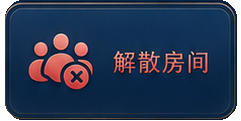
#> input picture assets/V7/ingame_menu_dissolve_exact.png, 241 x 121 px
$ python -i extract_v7_ingame_menu_exact_assets.py   (imports and definitions only)
#> lines starting #> are read from the running program, lines starting #| are printed output that depends on the picture; after the words box and inside, x2 and y2 are one past the last pixel; in counts of white or black regions, pixels touching at a corner belong together
#> further down, picture is the input picture: PIL image 241x121 RGBA; mean R, G, B, A 34.6, 48.1, 73.5, 240.9
#> in make_panel, `panel = source.crop((16, 151, 541, 779)).convert("RGBA")`: panel: PIL image 525x628 RGBA; every value is 0
#!/usr/bin/env python3
"""Extract the approved V7 in-room menu art and matching shortcut icons.

The menu title, lettering and menu icons come directly from the confirmed
effect image.  Only the clean fixed panel surface and circular icon plates are
reconstructed so no sample text or coloured button remains baked into a
dynamic state.
"""

from __future__ import annotations

import json
import math
import uuid
from pathlib import Path

from PIL import Image, ImageDraw, ImageFilter, ImageFont


ROOT = Path(__file__).resolve().parents[1]
SOURCE = (
    ROOT
    / "design-previews"
    / "2026-09-07-V7桌内统一风格重设计-v6"
    / "01-左上角小型牌局菜单.png"
)
PLAYER_SOURCE = (
    ROOT
    / "design-previews"
    / "2026-09-07-V7桌内统一风格重设计-v6"
    / "05-玩家信息弹窗.png"
)
OUT = ROOT / "assets" / "resources" / "V7"
FONT = ROOT / "assets" / "font" / "PingFF.ttf"
UUID_NAMESPACE = uuid.UUID("c0b3cf52-1098-4f79-8f7f-e6f92a499973")


BUTTON_BOXES = {
    "ingame_menu_watch_exact.png": (38, 243, 279, 362),
    "ingame_menu_chips_exact.png": (292, 243, 525, 362),
    "ingame_menu_seat_exact.png": (38, 373, 279, 492),
    "ingame_menu_cards_exact.png": (292, 373, 525, 492),
    "ingame_menu_settings_exact.png": (38, 502, 279, 622),
    "ingame_menu_dissolve_exact.png": (292, 502, 525, 622),
    "ingame_menu_service_exact.png": (38, 632, 279, 753),
    "ingame_menu_exit_exact.png": (292, 632, 525, 753),
}


def stable_uuid(label: str) -> str:
    return str(uuid.uuid5(UUID_NAMESPACE, label))


def write_meta(path: Path) -> None:
    with Image.open(path) as image:
        width, height = image.size
    raw_uuid = stable_uuid("raw:" + path.name)
    frame_uuid = stable_uuid("frame:" + path.name)
    meta = {
        "ver": "2.3.7",
        "uuid": raw_uuid,
        "importer": "texture",
        "type": "sprite",
        "wrapMode": "clamp",
        "filterMode": "bilinear",
        "premultiplyAlpha": False,
        "genMipmaps": False,
        "packable": False,
        "width": width,
        "height": height,
        "platformSettings": {},
        "subMetas": {
            path.stem: {
                "ver": "1.0.6",
                "uuid": frame_uuid,
                "importer": "sprite-frame",
                "rawTextureUuid": raw_uuid,
                "trimType": "none",
                "trimThreshold": 1,
                "rotated": False,
                "offsetX": 0,
                "offsetY": 0,
                "trimX": 0,
                "trimY": 0,
                "width": width,
                "height": height,
                "rawWidth": width,
                "rawHeight": height,
                "borderTop": 0,
                "borderBottom": 0,
                "borderLeft": 0,
                "borderRight": 0,
                "subMetas": {},
            }
        },
    }
    path.with_suffix(path.suffix + ".meta").write_text(
        json.dumps(meta, ensure_ascii=False, indent=2) + "\n", encoding="utf-8"
    )


def save(image: Image.Image, name: str) -> None:
    path = OUT / name
    image.save(path, optimize=True)
    write_meta(path)


def vertical_gradient(size: tuple[int, int]) -> Image.Image:
#> called with size = (490, 519)
    width, height = size
    result = Image.new("RGBA", size)
#> result: PIL image 490x519 RGBA; every value is 0
    draw = ImageDraw.Draw(result)
    top = (12, 61, 99, 255)
    bottom = (5, 34, 59, 255)
    for y in range(height):
        ratio = y / max(1, height - 1)
        colour = tuple(
            round(top[channel] * (1 - ratio) + bottom[channel] * ratio)
            for channel in range(4)
        )
        draw.line((0, y, width, y), fill=colour)
    return result


def make_panel(source: Image.Image) -> None:
    panel = source.crop((16, 151, 541, 779)).convert("RGBA")

    # Replace the baked button grid by one continuous clean surface.  The
    # title, separator, outer gold line and rounded corners remain direct-cut.
    content_box = (20, 90, 510, 609)
    clean = vertical_gradient((content_box[2] - content_box[0], content_box[3] - content_box[1]))
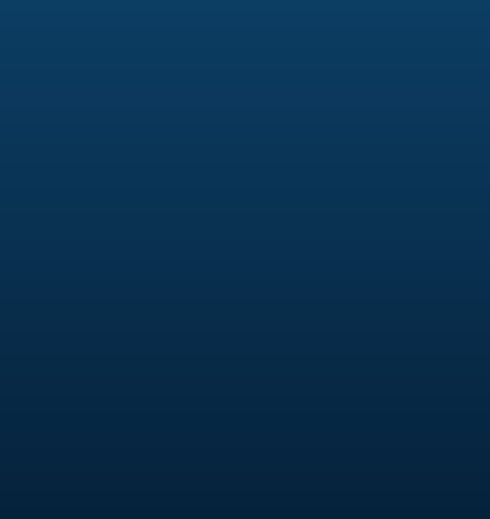
#> clean: PIL image 490x519 RGBA; mean R, G, B, A 8.5, 47.5, 79, 255
    texture = source.crop((552, 151, 941, 779)).convert("RGBA")
#> texture: PIL image 389x628 RGBA; every value is 0
    texture = texture.resize(clean.size, Image.Resampling.LANCZOS)
    texture = texture.filter(ImageFilter.GaussianBlur(1.5))
    clean = Image.blend(clean, texture, 0.16)
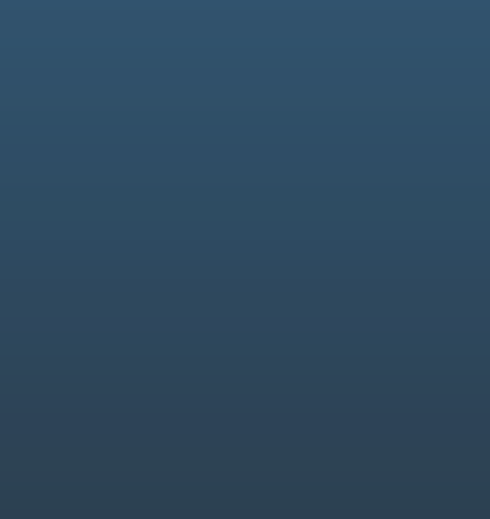
#> clean: PIL image 490x519 RGBA; mean R, G, B, A 6.7, 39.4, 65.9, 214; transparent parts drawn white
    panel.paste(clean, content_box[:2])
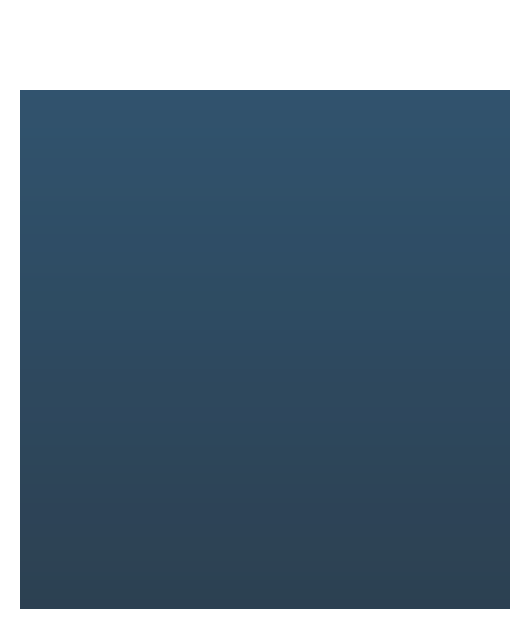
#> panel: PIL image 525x628 RGBA; mean R, G, B, A 5.2, 30.4, 50.8, 165.1; transparent parts drawn white

    alpha = Image.new("L", panel.size, 0)
#> alpha: PIL image 525x628 L; every value is 0
    ImageDraw.Draw(alpha).rounded_rectangle(
        (0, 0, panel.width - 1, panel.height - 1), radius=22, fill=255
    )
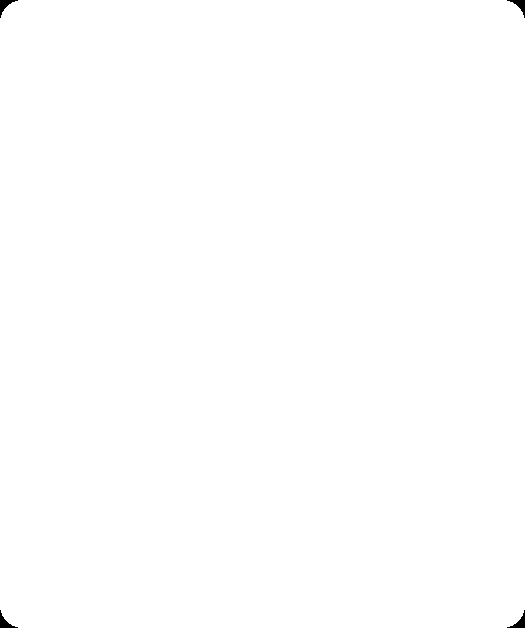
#> alpha: PIL image 525x628 L; 99.9% white; 4 black regions, box (x1, y1, x2, y2) and area: (0, 0, 18, 18) 111, (507, 0, 525, 18) 111, (0, 610, 18, 628) 111, (507, 610, 525, 628) 111
    panel.putalpha(alpha)
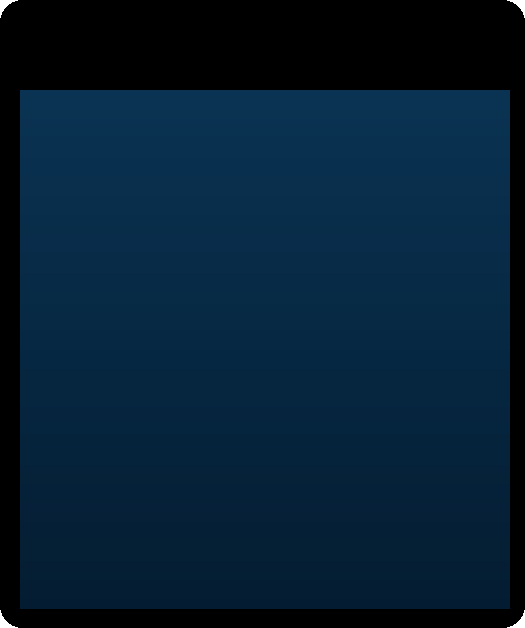
#> panel: PIL image 525x628 RGBA; mean R, G, B, A 5.2, 30.4, 50.8, 254.7; transparent parts drawn white
    save(panel, "ingame_menu_panel_exact.png")


# [334 lines left out: functions make_buttons, warm_foreground, circle_mask, make_shortcut_plate, rounded_line, draw_shortcut_glyph and 3 more, not called in this run]


# [2 lines not run here, left out]

>>> from PIL import Image
>>> picture = Image.open('../assets/V7/ingame_menu_dissolve_exact.png')
>>> result = make_panel(picture)

$ run again, on assets/V7/lobby_list_bg_exact.png
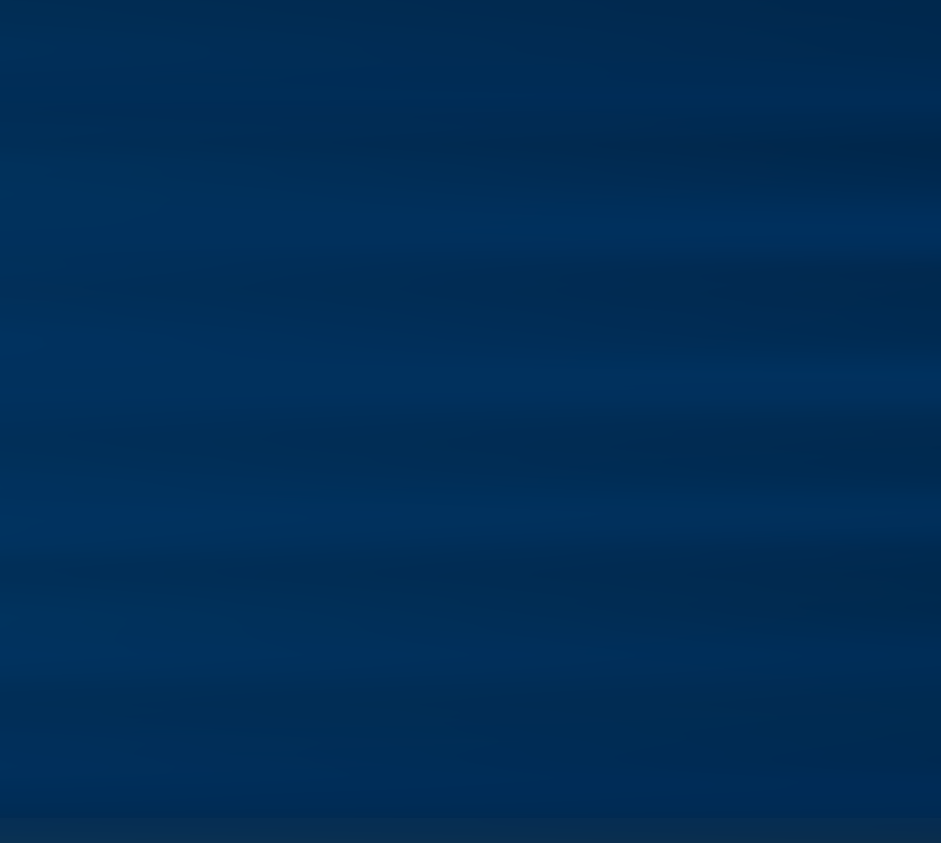
#> input picture assets/V7/lobby_list_bg_exact.png, 941 x 843 px
#> picture is the input picture: PIL image 941x843 RGBA; mean R, G, B, A 0.9, 45.4, 86.6, 255
#> result: PIL image 490x519 RGBA; every value is 0
#> in make_panel, `texture = texture.resize(clean.size, Image.Resampling.LANCZOS)`:
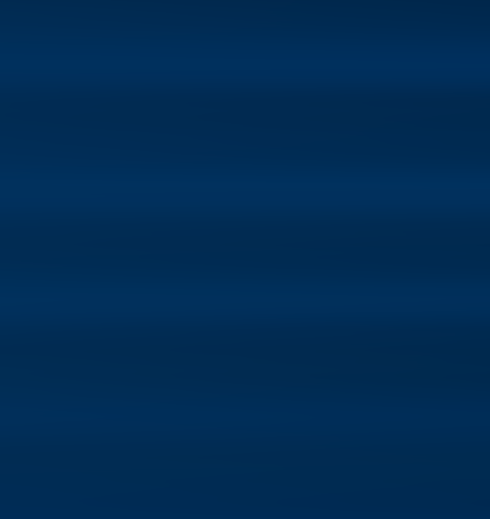
#> texture: PIL image 490x519 RGBA; mean R, G, B, A 0.5, 44.4, 85.3, 255
#> in make_panel, `panel.paste(clean, content_box[:2])`:
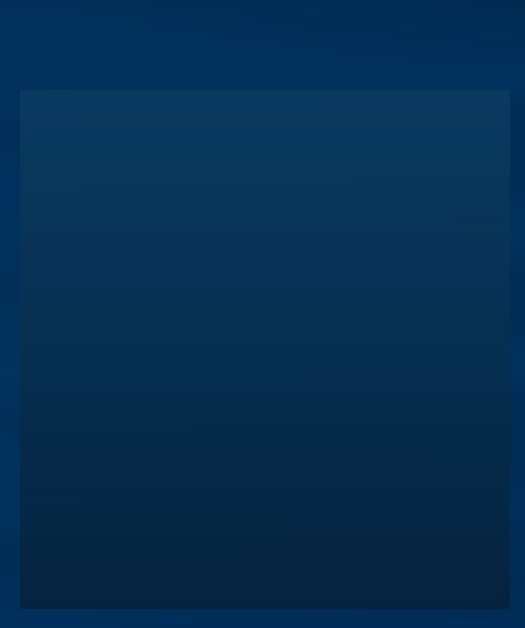
#> panel: PIL image 525x628 RGBA; mean R, G, B, A 5.5, 46.7, 81.8, 255
